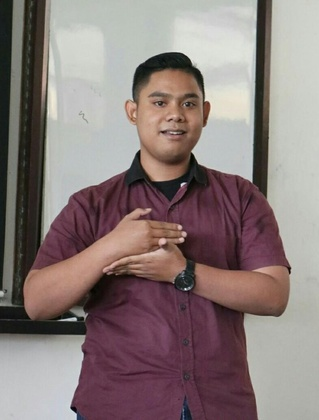
%> input picture percobaan/IMG_20181125_003159.jpg, 319 x 420 px, shrunk from 784 x 1032 before the run
$ octave coba2.m   (GNU Octave 9; MATLAB toolbox functions it lacks are replaced by stand-ins)
%> lines starting %> are read from the running program, lines starting %| are printed output that depends on the picture
clear all;
img = imread('IMG_20181125_003159.jpg');
%> img is the input picture: size 420x319x3 uint8; mean R, G, B 137, 122.6, 120.9
[r, c, colormap] = size(img);
%> r = 420; c = 319; colormap = 3
merah = 0.0;
hijau = 0.0;
biru = 0.0;
for i=1:r
  for j=1:c
      merah = merah + double(img(i,j,1));
      hijau = hijau + double(img(i,j,2));
      biru = biru + double(img(i,j,3));
  end
end
%> after the loop, biru = 16199413; hijau = 16428705; merah = 18356444
hasil = (merah + hijau + biru);
%> hasil = 50984562
abu = (merah/hasil)*img(:,:,1) + (hijau/hasil)*img(:,:,2) + (biru/hasil)*img(:,:,3);
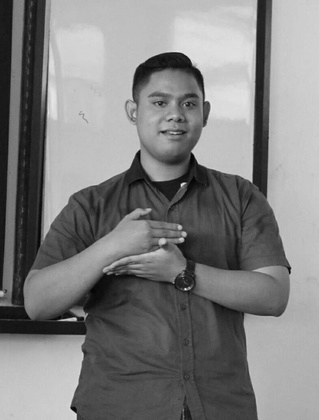
%> abu: size 420x319 uint8; min 1, max 251, mean 127.3
figure, imshow(abu);

$ run again, with percobaan/1854894.jpg copied over percobaan/IMG_20181125_003159.jpg
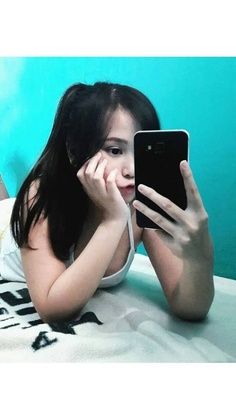
%> input picture percobaan/1854894.jpg, 236 x 420 px, shrunk from 720 x 1280 before the run
%> img is the input picture: size 420x236x3 uint8; mean R, G, B 139.5, 176.7, 175.9
%> after the loop `for i=1:r`: biru = 17433595; hijau = 17513557; merah = 13822568
%> hasil = 48769720
%> `abu = (merah/hasil)*img(:,:,1) + (hijau/hasil)*img(:,:,2) + (biru/hasi..`:
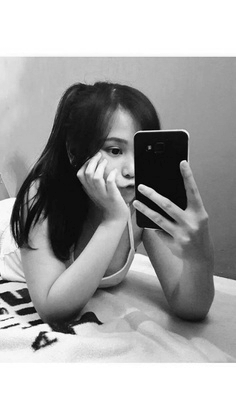
%> abu: size 420x236 uint8; min 0, max 255, mean 165.9
